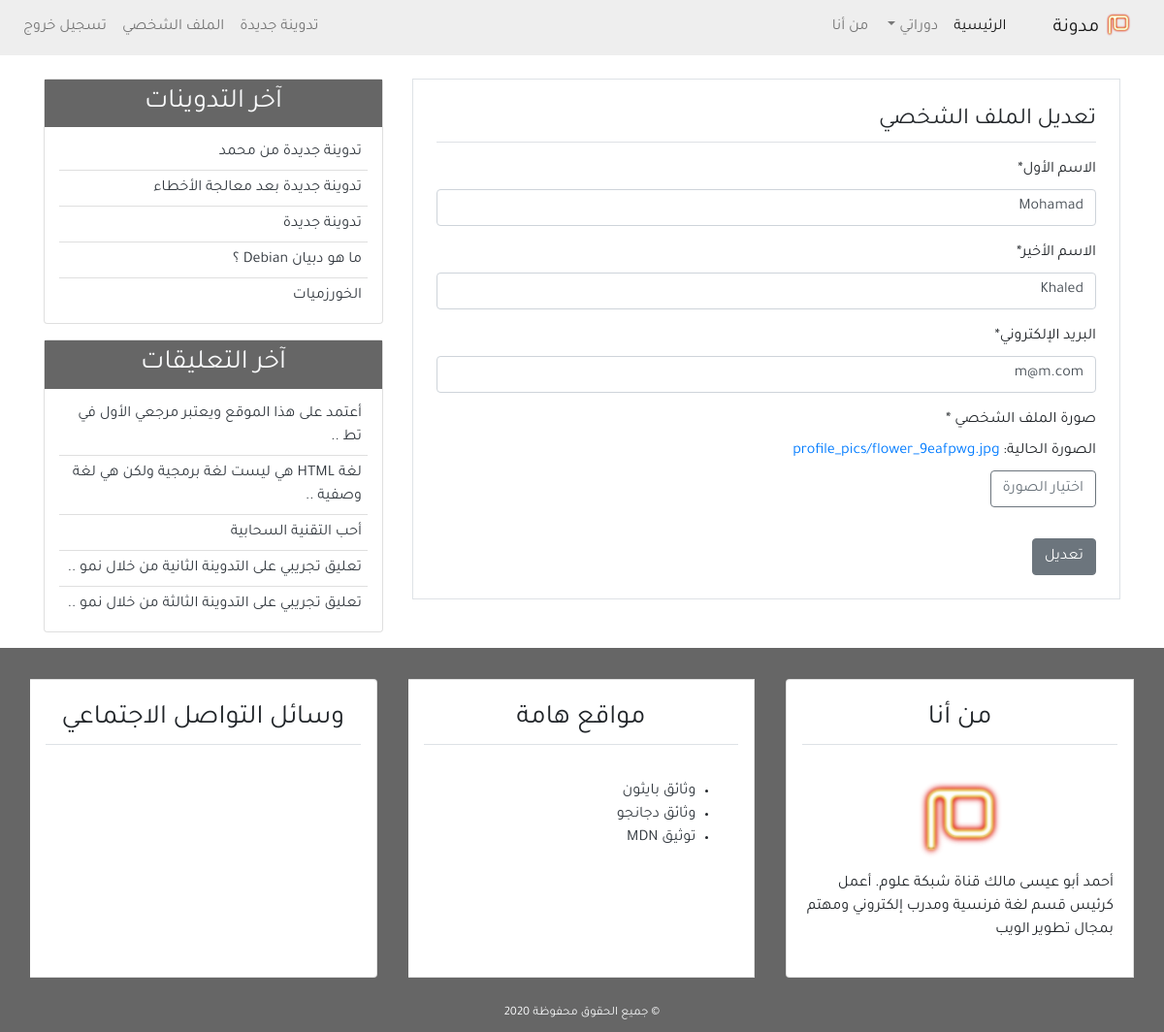
Page /profile_update/ (signed in) on the earlier database version.
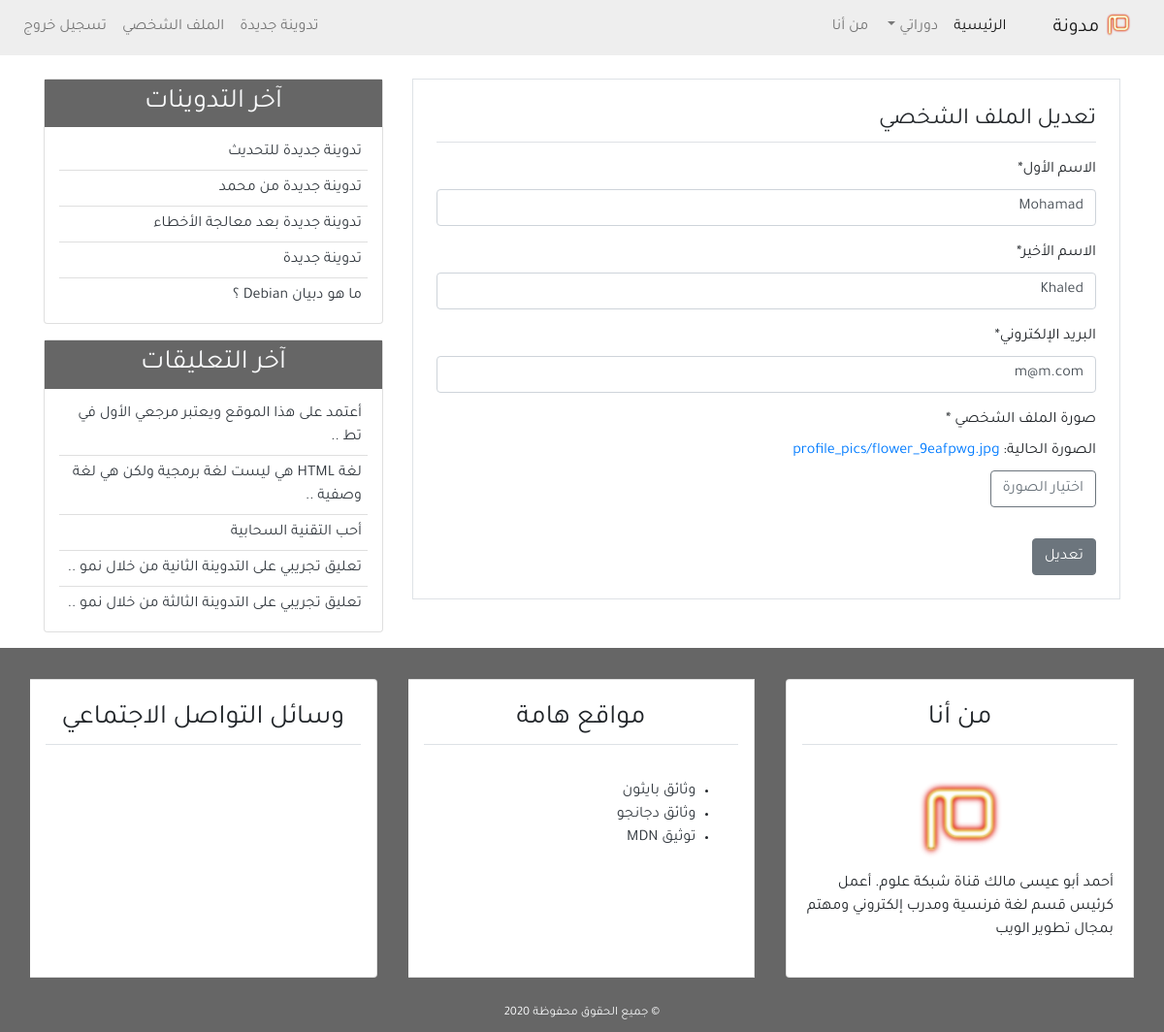
Same page on the later database version.
### blog/models.py (models this page shows, shortened)
class Post(models.Model):
    title = models.CharField(max_length=100)
    content = models.TextField()
    post_date = models.DateTimeField(default=timezone.now)
    post_update = models.DateTimeField(auto_now=True)
    author = models.ForeignKey(User, on_delete=models.CASCADE)
    class Meta:
        ordering = ('-post_date', )

class Comment(models.Model):
    name = models.CharField(max_length=50, verbose_name='الاسم')
    email = models.EmailField(verbose_name='البريد الإلكتروني')
    body = models.TextField(verbose_name='التعليق')
    comment_date = models.DateTimeField(auto_now_add=True)
    active = models.BooleanField(default=False)
    post = models.ForeignKey(
        Post, on_delete=models.CASCADE, related_name='comments')
    class Meta:
        ordering = ('-comment_date',)

### user/views.py (the view)
# urls.py: path('profile_update/', views.profile_update, name='profile_update'),
@login_required(login_url='login')
def profile_update(request):
    if request.method == 'POST':
        user_form = UserUpdateForm(request.POST, instance=request.user)
        profile_form = ProfileUpdateForm(
            request.POST, request.FILES, instance=request.user.profile)
        if user_form.is_valid and profile_form.is_valid:
            user_form.save()
            profile_form.save()
            messages.success(
                request, 'تم تحديث الملف الشخصي.')
            return redirect('profile')
    else:
        user_form = UserUpdateForm(instance=request.user)
        profile_form = ProfileUpdateForm(instance=request.user.profile)
    context = {
        'title': 'تعديل الملف الشخصي',
        'user_form': user_form,
        'profile_form': profile_form,
    }
    return render(request, 'user/profile_update.html', context)

### user/forms.py
class UserUpdateForm(forms.ModelForm):
    first_name = forms.CharField(label='الاسم الأول')
    last_name = forms.CharField(label='الاسم الأخير')
    email = forms.EmailField(label='البريد الإلكتروني')
    class Meta:
        model = User
        fields = ('first_name', 'last_name', 'email')

class ProfileUpdateForm(forms.ModelForm):
    class Meta:
        model = Profile
        fields = ('image',)

### blog/templatetags/post_tag.py (called while the page is built)
@register.inclusion_tag('blog/latest_posts.html')
def latest_posts():
    context = {
        'l_posts': Post.objects.all()[0:5],
    }
    return context

@register.inclusion_tag('blog/latest_comments.html')
def latest_comments():
    context = {
        'l_comments': Comment.objects.filter(active=True)[:5],
    }
    return context

### user/templates/user/profile_update.html (shortened to what this page needs)
{% extends 'blog/base.html' %}
{% block content %}
{% load crispy_forms_tags %}
<div class="border p-4 mb-5">
    <legend class="border-bottom pb-1 mb-3">تعديل الملف الشخصي</legend>
    <form method="POST" enctype="multipart/form-data">
        {{user_form|crispy}}
        <div>
            <span class="mb-2" style="display: block">صورة الملف الشخصي *</span>
            الصورة الحالية: <a href="{{user.profile.image.url}}">{{user.profile.image}}</a>
            <br>
            <label for="image" class="btn btn-outline-secondary mt-2">اختيار الصورة</label>
        </div>
        <input class="btn btn-secondary mt-4" type="submit" value="تعديل">
    </form>
</div>
{% endblock content %}

### blog/templates/blog/latest_posts.html
<ul class="list-group-flush latest-post">
    {% for post in l_posts %}
    <li class="list-group-item latest-post-item">
        <a class="text-dark" href="{% url 'detail' post.id %}">{{post.title}}</a>
    </li>
    {% empty %}
    <li class="list-group-item latest-post-item">لا يوجد تدوينات</li>
    {% endfor %}
</ul>

### blog/templates/blog/latest_comments.html
<ul class="list-group-flush latest-comment">
    {% for comment in l_comments %}
    <li class="list-group-item latest-comment-item">
        <a class="text-dark" href="{% url 'detail' comment.post.id %}">
            {% if comment.body|length > 40 %}
            {{comment.body|slice:'45'}} ..
            {% else %}
            {{comment.body}}
            {% endif %}
        </a>
    </li>
    {% empty %}
    <li class="list-group-item latest-comment-item">لا يوجد تعليقات</li>
    {% endfor %}
</ul>

Differences in the rows shown:
no longer on this page (row edited): Post: title "الخورزميات"
added Post: title "تدوينة جديدة للتحديث"
